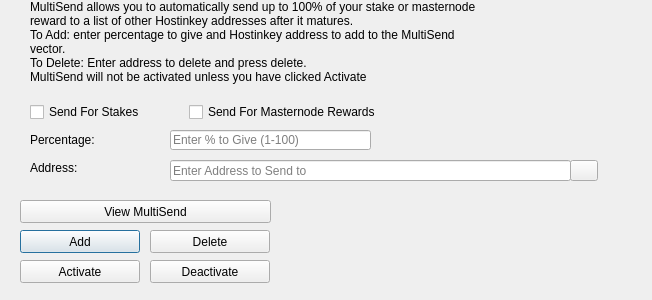
<?xml version="1.0" encoding="UTF-8"?>
<ui version="4.0">
 <class>MultiSendDialog</class>
 <widget class="QDialog" name="MultiSendDialog">
  <property name="windowModality">
   <enum>Qt::NonModal</enum>
  </property>
  <property name="geometry">
   <rect>
    <x>0</x>
    <y>0</y>
    <width>652</width>
    <height>300</height>
   </rect>
  </property>
  <property name="windowTitle">
   <string>MultiSend</string>
  </property>
  <widget class="QLineEdit" name="multiSendPercentEdit">
   <property name="geometry">
    <rect>
     <x>170</x>
     <y>130</y>
     <width>201</width>
     <height>20</height>
    </rect>
   </property>
   <property name="toolTip">
    <string>Enter whole numbers 1 - 100</string>
   </property>
   <property name="placeholderText">
    <string>Enter % to Give (1-100)</string>
   </property>
  </widget>
  <widget class="QLineEdit" name="multiSendAddressEdit">
   <property name="geometry">
    <rect>
     <x>170</x>
     <y>160</y>
     <width>401</width>
     <height>21</height>
    </rect>
   </property>
   <property name="toolTip">
    <string/>
   </property>
   <property name="placeholderText">
    <string>Enter Address to Send to</string>
   </property>
  </widget>
  <widget class="QLabel" name="label_2">
   <property name="geometry">
    <rect>
     <x>30</x>
     <y>0</y>
     <width>451</width>
     <height>121</height>
    </rect>
   </property>
   <property name="lineWidth">
    <number>1</number>
   </property>
   <property name="text">
    <string>MultiSend allows you to automatically send up to 100% of your stake or masternode reward to a list of other Hostinkey addresses after it matures.
To Add: enter percentage to give and Hostinkey address to add to the MultiSend vector.
To Delete: Enter address to delete and press delete.
MultiSend will not be activated unless you have clicked Activate</string>
   </property>
   <property name="alignment">
    <set>Qt::AlignLeading|Qt::AlignLeft|Qt::AlignTop</set>
   </property>
   <property name="wordWrap">
    <bool>true</bool>
   </property>
  </widget>
  <widget class="QLabel" name="message">
   <property name="geometry">
    <rect>
     <x>290</x>
     <y>200</y>
     <width>351</width>
     <height>91</height>
    </rect>
   </property>
   <property name="text">
    <string/>
   </property>
  </widget>
  <widget class="QPushButton" name="addButton">
   <property name="geometry">
    <rect>
     <x>20</x>
     <y>230</y>
     <width>120</width>
     <height>23</height>
    </rect>
   </property>
   <property name="toolTip">
    <string/>
   </property>
   <property name="statusTip">
    <string>Add to MultiSend Vector</string>
   </property>
   <property name="text">
    <string>Add</string>
   </property>
  </widget>
  <widget class="QPushButton" name="disableButton">
   <property name="geometry">
    <rect>
     <x>150</x>
     <y>260</y>
     <width>120</width>
     <height>23</height>
    </rect>
   </property>
   <property name="statusTip">
    <string>Deactivate MultiSend</string>
   </property>
   <property name="text">
    <string>Deactivate</string>
   </property>
  </widget>
  <widget class="QPushButton" name="addressBookButton">
   <property name="geometry">
    <rect>
     <x>570</x>
     <y>160</y>
     <width>28</width>
     <height>21</height>
    </rect>
   </property>
   <property name="toolTip">
    <string>Choose an address from the address book</string>
   </property>
   <property name="text">
    <string/>
   </property>
   <property name="icon">
    <iconset resource="../hostinkey.qrc">
     <normaloff>:/icons/address-book</normaloff>:/icons/address-book</iconset>
   </property>
   <property name="shortcut">
    <string>Alt+A</string>
   </property>
   <property name="autoDefault">
    <bool>false</bool>
   </property>
  </widget>
  <widget class="QLabel" name="label">
   <property name="geometry">
    <rect>
     <x>30</x>
     <y>130</y>
     <width>121</width>
     <height>20</height>
    </rect>
   </property>
   <property name="toolTip">
    <string>Percentage of stake to send</string>
   </property>
   <property name="text">
    <string>Percentage:</string>
   </property>
  </widget>
  <widget class="QLabel" name="label_5">
   <property name="geometry">
    <rect>
     <x>30</x>
     <y>160</y>
     <width>111</width>
     <height>16</height>
    </rect>
   </property>
   <property name="toolTip">
    <string>Address to send portion of stake to</string>
   </property>
   <property name="text">
    <string>Address:</string>
   </property>
  </widget>
  <widget class="QPushButton" name="deleteButton">
   <property name="geometry">
    <rect>
     <x>150</x>
     <y>230</y>
     <width>120</width>
     <height>23</height>
    </rect>
   </property>
   <property name="toolTip">
    <string/>
   </property>
   <property name="statusTip">
    <string>Delete Address From MultiSend Vector</string>
   </property>
   <property name="text">
    <string>Delete</string>
   </property>
  </widget>
  <widget class="QPushButton" name="activateButton">
   <property name="geometry">
    <rect>
     <x>20</x>
     <y>260</y>
     <width>120</width>
     <height>23</height>
    </rect>
   </property>
   <property name="statusTip">
    <string>Activate MultiSend</string>
   </property>
   <property name="text">
    <string>Activate</string>
   </property>
  </widget>
  <widget class="QPushButton" name="viewButton">
   <property name="geometry">
    <rect>
     <x>20</x>
     <y>200</y>
     <width>251</width>
     <height>23</height>
    </rect>
   </property>
   <property name="toolTip">
    <string/>
   </property>
   <property name="statusTip">
    <string>View MultiSend Vector</string>
   </property>
   <property name="text">
    <string>View MultiSend</string>
   </property>
  </widget>
  <widget class="QWidget" name="horizontalLayoutWidget">
   <property name="geometry">
    <rect>
     <x>30</x>
     <y>100</y>
     <width>351</width>
     <height>24</height>
    </rect>
   </property>
   <layout class="QHBoxLayout" name="horizontalLayout">
    <item>
     <widget class="QCheckBox" name="multiSendStakeCheckBox">
      <property name="text">
       <string>Send For Stakes</string>
      </property>
     </widget>
    </item>
    <item>
     <widget class="QCheckBox" name="multiSendMasternodeCheckBox">
      <property name="text">
       <string>Send For Masternode Rewards</string>
      </property>
     </widget>
    </item>
   </layout>
  </widget>
 </widget>
 <resources>
  <include location="../hostinkey.qrc"/>
 </resources>
 <connections/>
</ui>
